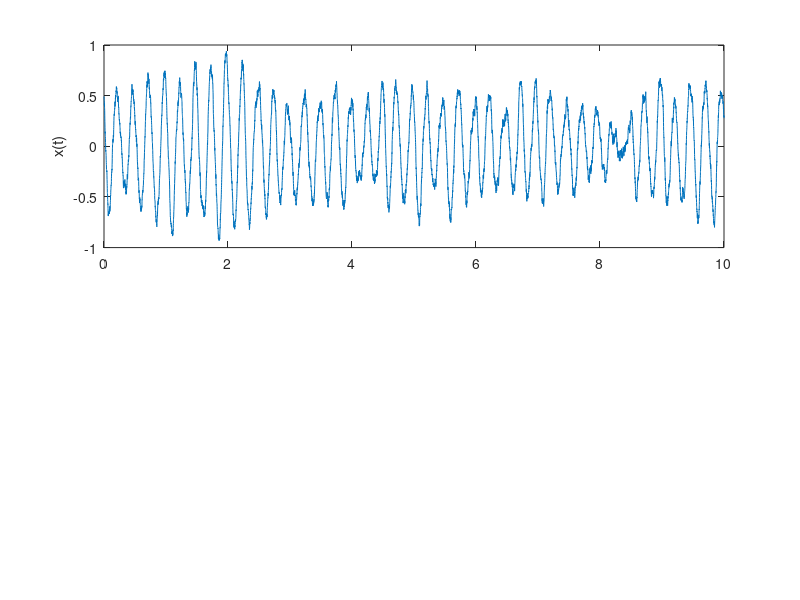

This figure's MATLAB source: (Note: this script raises an error after producing the figure.)
function bandpassed
    
    function C = C_data
        data = load("C78.mat");
        C = data.C;
    end

       
    
C = C_data;
C = C*0.2/max(max(C));
tmax = 10;
dt = 1/1000;
num_steps = [0:dt:tmax];
P.a = 0;
omegas = [4 12 28]*2*pi;
P.omega = 24*pi;
P.beta = 0.5;
betas=[0.5];
P.G = 0.5;
freq=[10 14];
Freq=num2str(freq);

% Initialize the arrays to store the x, y values for all neurons
x_values = zeros(length(C),length(num_steps));
y_values = zeros(length(C),length(num_steps));

% Initialize x and y vectors with zeros
x = ones(length(C),1)*0.5;
y = ones(length(C),1)*0.5;

laplac= C - diag(sum(C,1));

for i=1:length(betas)
    
    P.beta=betas(i);

    for o=1:length(omegas)
      
        P.omega = omegas(o);

        freq_str = num2str(P.omega/(2*pi));

        bandpass_range = [P.omega/(2*pi)-2 P.omega/(2*pi)+2];
        bandpass_str = num2str(bandpass_range);

        
    for step = 1:length(num_steps)
    
        % Generate a single random noise term for each neuron
        P.noise = randn(length(C),1)*sqrt(dt);
    
        % Calculate the dxdt and dydt using the equations provided
        
        % dxdt = (P.a - x.^2 - y.^2).*x - P.omega*y + (P.G*(diag(C.*(x - x'))))';
        % dydt = (P.a - x.^2 - y.^2).*y + P.omega*x + (P.G*(diag(C.*(y - y'))))';
    
       
        
        dxdt = (P.a - x.^2 - y.^2).*x - P.omega*y + P.G*laplac*x;
        dydt = (P.a - x.^2 - y.^2).*y + P.omega*x + P.G*laplac*y;
    
        % Update the x and y values
        x = x+dxdt*dt+P.beta*P.noise;
        y = y+dydt*dt+P.beta*P.noise;
    
        % Store the values
        x_values(:,step) = x;
        y_values(:,step) = y;
    
    end
    
    

    figure(o);
    
    clf

    subplot(2,1,1)

    plot(num_steps,x_values(25,:))
    hold on
    ylabel('x(t)')
    title('Fundamental Frequency: ', freq_str)
    % legend(['\beta = ',num2str(P.beta)])

    subplot(2,1,2)
    
    filtered_x_val = bandpass(x_values', freq, 2/dt);
    
    plot(num_steps,filtered_x_val(:,25))
    
    hold on

    [yupper,ylower] = envelope(filtered_x_val);

    plot(num_steps,yupper(:,25))
    
    xlabel('Time (s)')
    ylabel('x(t)')
    legend('x(t)','envelope')
    title('Bandpassed region: ', bandpass_str)
    
    end

    filtered_x_val=bandpass(x_values',[10 14],2/dt);

    [yupper,ylower]=envelope(filtered_x_val);


    low_passed_envelope=lowpass(yupper,0.2,2/dt);
    size(filtered_x_val(:,25))

    figure(2)

    subplot(length(betas),1,i)

    plot(num_steps,low_passed_envelope(:,25))
    xlabel('time')
    ylabel('x(t)')
    title('Low-Passed Filter')

end

figure(1)
subplot(length(betas),2,1)
title('ODE Solutions to System of Equations')
subplot(length(betas),2,2)
title('ODE Solutions to System of Equations, Bandpassed at: ', Freq)

figure(3)
clf
plot(num_steps,yupper(:,25),'linewidth',4)
xlabel('Time (s)')
ylabel('x(t)')
title('Amplitude Envelope')

end
